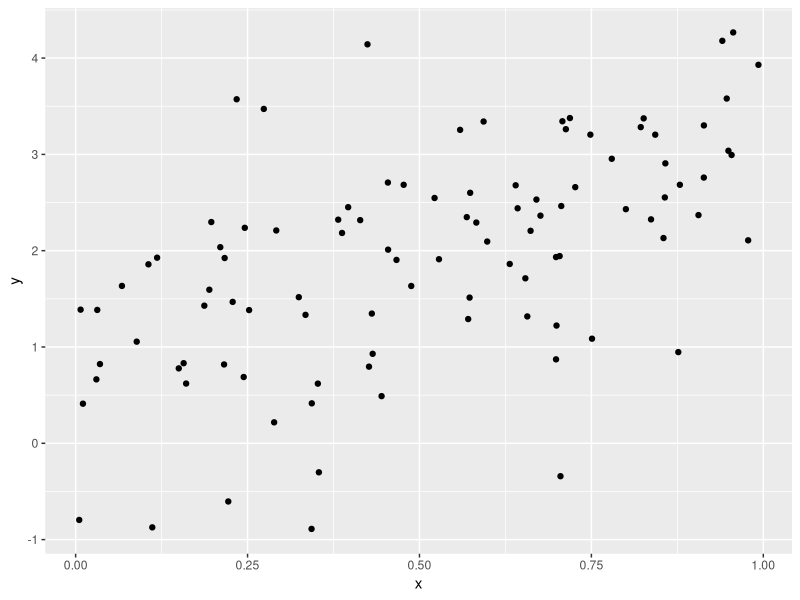

Recreate this plot in R.
## ---- chunk 1
library(tidyverse)
## ---- chunk 2
plot_df = 
  tibble(
    x = runif(100),
    y = 1 + 2 * x + rnorm(100)
  )


plot_df |> 
  ggplot(aes(x = x, y = y)) + 
  geom_point()
